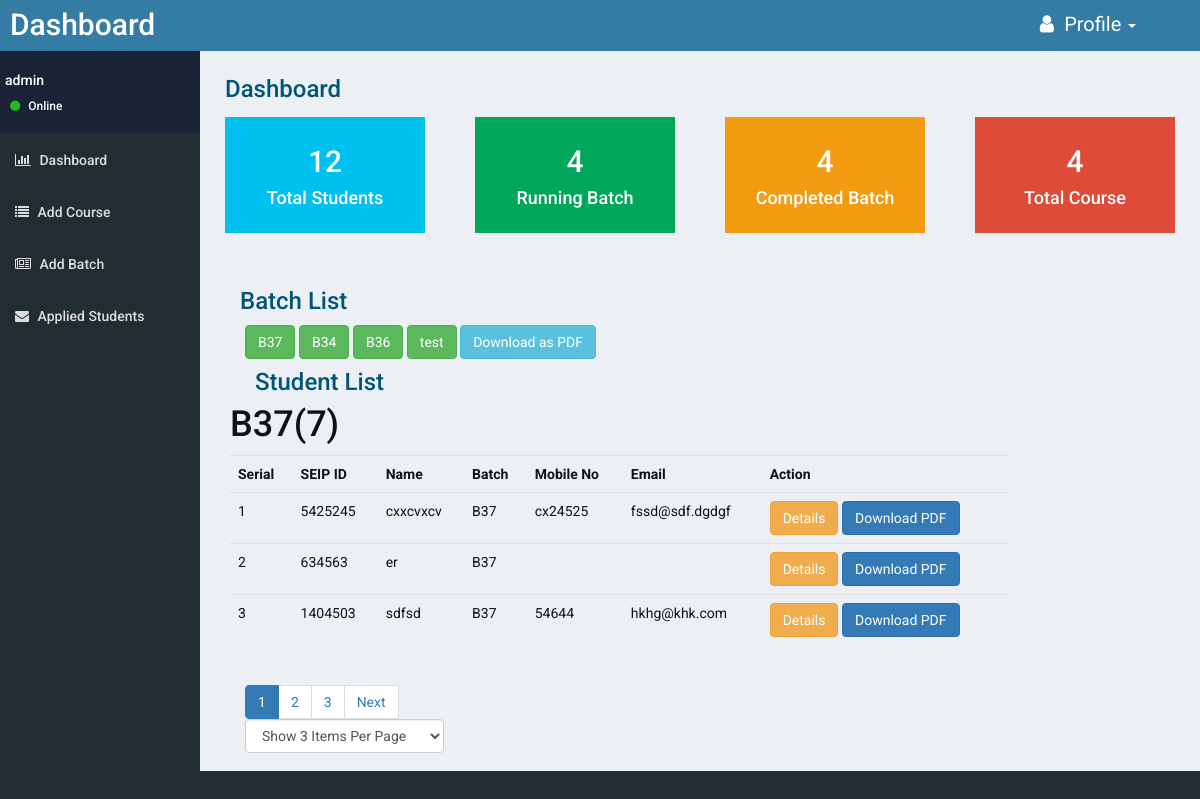
The app's page /views/FINAL_PROJECT/Dashboard/student.php?batch=6 (signed in) with its own data.
### tables this page shows
CREATE TABLE `batch` (
  `batch_id` int(11) NOT NULL,
  `batch_name` text NOT NULL,
  `batch_course_fkey` int(110) NOT NULL,
  `batch_day` text NOT NULL,
  `batch_time` text NOT NULL,
  `is_deleted` int(11) NOT NULL DEFAULT '0'
);

CREATE TABLE `student_info` (
  `student_info_id` int(100) NOT NULL,
  `student_info_seid` text NOT NULL,
  `student_info_course_fkey` int(100) NOT NULL,
  `student_info_name` text NOT NULL,
  `student_info_gender` text NOT NULL,
  `student_info_national_id_number` varchar(300) NOT NULL,
  `student_info_date_of_birth` text NOT NULL,
  `student_info_present_address` text NOT NULL,
  `student_info_permanent_address` text NOT NULL,
  `student_info_home_district` text NOT NULL,
  `student_info_mobile_number` text NOT NULL,
  `student_info_email` varchar(300) NOT NULL,
  `student_info_religion` text NOT NULL,
  `student_info_ethnic_group` text NOT NULL,
  `student_info_education_level` text NOT NULL,
  `student_info_highest_class_completed` text NOT NULL,
  `student_info_completed_year` text NOT NULL,
  `student_info_currently_employed` text NOT NULL,
  `student_info_family_monthly_income` text NOT NULL,
  `student_info_physically_challenged` text NOT NULL,
  `student_info_mother_name` text NOT NULL,
  `student_info_mother_education_level` text NOT NULL,
  `student_info_mother_occupation` varchar(100) NOT NULL,
  `student_info_father_name` text NOT NULL,
  `student_info_father_occupation` varchar(100) NOT NULL,
  `student_info_father_annual_income` text NOT NULL,
  `student_info_family_own_home` text NOT NULL,
  `student_info_family_own_land` varchar(100) NOT NULL,
  `student_info_number_of_brother_and_sister` text NOT NULL,
  `student_info_photo` text NOT NULL,
  `student_info_aproved` int(11) NOT NULL DEFAULT '0',
  `student_info_batch_fkey` int(11) NOT NULL
);

### src/BITM/FINAL_PROJECT/Dashboard/Dashboad.php (called while the page is built, shortened)
<?php
class Dashboad extends DB
{
    public function index($fetchMode='ASSOC'){
        $fetchMode = strtoupper($fetchMode);
        $DBH=$this->connection;
        $sth=$DBH->prepare("select * from student_info WHERE student_info_aproved='1'");
        $sth->execute();
        if(substr_count($fetchMode,'OBJ') > 0)
            $sth->setFetchMode(PDO::FETCH_OBJ);
        else
            $sth->setFetchMode(PDO::FETCH_ASSOC);
        $all_books=$sth->fetchAll();
        return  $all_books;
    }
    public function studentPaginator($id=1,$page=0,$itemsPerPage=3){
        $start = (($page-1) * $itemsPerPage);
        $sql = "SELECT * from student_info  WHERE student_info_aproved = '1' AND student_info_batch_fkey = $id LIMIT $start,$itemsPerPage";
        $STH = $this->connection->query($sql);
        $STH->setFetchMode(PDO::FETCH_OBJ);
        $arrSomeData  = $STH->fetchAll();
        return $arrSomeData;
    }
}

### src/BITM/FINAL_PROJECT/Batch/Batch.php (called while the page is built, shortened)
<?php
class Batch extends DB
{
    public function index($fetchMode = 'ASSOC')
    {
        $fetchMode = strtoupper($fetchMode);
        $DBH = $this->connection;
        $sth = $DBH->prepare("select * from batch where is_deleted='0'");
        $sth->execute();
        if (substr_count($fetchMode, 'OBJ') > 0)
            $sth->setFetchMode(PDO::FETCH_OBJ);
        else
            $sth->setFetchMode(PDO::FETCH_ASSOC);
        $all_data = $sth->fetchAll();
        return $all_data;
    }
    public function complete($fetchMode = 'ASSOC')
    {
        $fetchMode = strtoupper($fetchMode);
        $DBH = $this->connection;
        $sth = $DBH->prepare("select * from batch where is_deleted='1'");
        $sth->execute();
        if (substr_count($fetchMode, 'OBJ') > 0)
            $sth->setFetchMode(PDO::FETCH_OBJ);
        else
            $sth->setFetchMode(PDO::FETCH_ASSOC);
        $all_data = $sth->fetchAll();
        return count($all_data);
    }
    public function oneBatch($id)
    {
        $DBH = $this->connection;
        $sth = $DBH->prepare("select * from batch WHERE batch_id=$id");
        $sth->execute();
        $sth->setFetchMode(PDO::FETCH_OBJ);
        $all_data = $sth->fetch();
        return $all_data;
    }
}

### src/BITM/FINAL_PROJECT/Course/Course.php (called while the page is built, shortened)
<?php
class Course extends DB
{
    public function index($fetchMode = 'ASSOC')
    {
        $fetchMode = strtoupper($fetchMode);
        $DBH = $this->connection;
        $sth = $DBH->prepare("select * from course");
        $sth->execute();
        if (substr_count($fetchMode, 'OBJ') > 0)
            $sth->setFetchMode(PDO::FETCH_OBJ);
        else
            $sth->setFetchMode(PDO::FETCH_ASSOC);
        $all_data = $sth->fetchAll();
        return $all_data;
    }
}
?>

### src/BITM/FINAL_PROJECT/Model/Database.php (called while the page is built, shortened)
<?php
class Database{
    public  $host="localhost";
    public  $dbname="admission_management_system";
    public  $user="root";
    public  $pass="";
    public  function __construct(){
        try  {
            $host=$this->host;
            $dbname=$this->dbname;
            $user=$this->user;
            $pass=$this->pass;
            $this->connection = new PDO("mysql:host=$host;dbname=$dbname",$user, $pass);
        }
        catch(PDOException $e){
            echo "could not connect";
            file_put_contents("pdoerrors.txt", $e->getMessage(),FILE_APPEND);
        }
    }
}

### views/FINAL_PROJECT/Dashboard/student.php (the view, shortened to what this page needs)
<?php
$obj= new App\Dashboard\Dashboad();
$batch =$_REQUEST['batch'];
$obj_batch = new Batch();
$batch_name = $obj_batch->oneBatch($batch);
    $all_data= $obj->indexStudent("obj",$batch);
$obj_batch = new Batch();
$allBatch = $obj_batch->index("obj");
$running_batch = count($allBatch);
$all_std = count($obj->index("obj"));
$obj_course = new Course();
$all_course = count($obj_course->index("obj"));
$recordCount= count($all_data);
if(isset($_REQUEST['Page']))
    $page = $_REQUEST['Page'];
else if(isset($_SESSION['Page']))
    $page = $_SESSION['Page'];
else   $page = 1;
if(isset($_REQUEST['ItemsPerPage']))
    $itemsPerPage = $_REQUEST['ItemsPerPage'];
else if(isset($_SESSION['ItemsPerPage']))
    $itemsPerPage = $_SESSION['ItemsPerPage'];
else   $itemsPerPage = 3;
$pages = ceil($recordCount/$itemsPerPage);
    $someData = $obj->studentPaginator($batch,$page,$itemsPerPage);
?>
<!DOCTYPE html>
<html lang="en">
<head>
    <link rel="stylesheet" href="http://maxcdn.bootstrapcdn.com/bootstrap/3.3.6/css/bootstrap.min.css">
    <link href="font-awesome/css/font-awesome.min.css" rel="stylesheet" type="text/css">
    <link href="https://maxcdn.bootstrapcdn.com/font-awesome/4.6.3/css/font-awesome.min.css" rel="stylesheet" type="text/css">
    <link rel="stylesheet" href="../../../resources/style.css">
</head>
<body>
<div class="header">
    <div class="row">
        <div class="col-xs-6">
            <h2 style="margin-left:10px; margin-top:8px">Dashboard</h2></div>
        <div class="col-xs-6">
            <div class="col-xs-11">
                <li class="dropdown pull-right">
                    <a class="dropdown-toggle pro" data-toggle="dropdown" href="#"><i class="fa fa-user" aria-hidden="true"></i> Profile
                        <span class="caret"></span></a>
                </li></div>
        </div>
    </div>
</div>
<div class="row container-fluid">
    <div class="col-xs-2 menu">
        <div class="row menu-head">
            <div class="col-sm-8">
                <h5><?php echo $_SESSION['admin_username'];?></h5>
                <h6><i class="fa fa-circle" aria-hidden="true" style="color:#2b2; font-size:12px; padding-top:-12px;"> </i> Online</h6>
            </div>
        </div>
        <ul>
            <a href="../Dashboard/index.php"><li><h5><i class="fa fa-bar-chart" aria-hidden="true"></i> Dashboard</h5></li></a>
            <a href="../Course/index.php"><li><h5><i class="fa fa-list" aria-hidden="true"></i> Add Course</h5></li></a>
            <a href="../Batch/index.php"><li><h5><i class="fa fa-newspaper-o" aria-hidden="true"></i> Add Batch</h5></li></a>
            <a href="../Student_Info/aplied.php"><li><h5><i class="fa fa-envelope" aria-hidden="true"></i> Applied Students</h5></li></a>
    </div>
    <div class="col-xs-10 content">
        <h3> Dashboard</h3>
        <div class="row">
            <div class="col-xs-3 text-center">
                <div class="stat-a" style=" background:#00c0ef">
                    <h2><?php echo $all_std;?></h2>
                    <h4>Total Students</h4>
                </div>
            </div>
            <div class="col-xs-3 text-center">
                <div class="stat-a" style=" background:#00a65a">
                    <h2><?php echo $running_batch;?></h2>
                    <h4>Running Batch</h4>
                </div>
            </div>
            <div class="col-xs-3 text-center">
                <div class="stat-a" style=" background:#f39c12">
                    <h2><?php echo $obj_batch->complete();?></h2>
                    <h4>Completed Batch</h4>
                </div>
            </div>
            <div class="col-xs-3 text-center">
                <div class="stat-a" style=" background:#de4b39">
                    <h2><?php echo $all_course;?></h2>
                    <h4>Total Course</h4>
                </div>
            </div>
        </div>
                    <div class="row" style="margin-top:40px;">
            <div class="col-xs-12">
                <div class="col-xs-10">
                    <h3>Batch List</h3>
                    <div class="col-sm-12">
                        <?php
                        $allBatch = $obj_batch->index("obj");
                        foreach($allBatch as $batch){
                            ?>
                            <a href="student.php?batch=<?php echo $batch->batch_id;?>&page=1"><button class="btn btn-success" ><?php echo $batch->batch_name;?></button></a>
                            <?php
                        }
                        $batchID =$_REQUEST['batch'];
                        ?>
                        <a href="pdf_full.php?batch=<?php echo $batchID ?>" class="btn btn-info" role="button">Download as PDF</a>
                        <h3>Student List</h3>
                    </div>
                    <br>
                    <?php
                    $batch_total = count($all_data);
                    echo'<h1>'.$batch_name->batch_name.'('.$batch_total.')</h1>';
                    ?>
                    <div id="put_student">
                        <table class="table">
                            <tr>
                                <th>Serial</th>
                                <th>SEIP ID</th>
                                <th>Name</th>
                                <th>Batch</th>
                                <th>Mobile No</th>
                                <th>Email</th>
                                <th>Action</th>
                            </tr>
                            <?php
                            $c = 1;
                            foreach($someData as $std){
                                $oneBatch = $obj_batch->oneBatch($std->student_info_batch_fkey);
                                ?>
                                <tr>
                                    <td><?php echo $c;?></td>
                                    <td><?php echo $std->student_info_seid;?></php></td>
                                    <td><?php echo $std->student_info_name;?></php></td>
                                    <td> <?php echo $oneBatch->batch_name;?></td>
                                    <td> <?php echo $std->student_info_mobile_number;?></td>
                                    <td> <?php echo $std->student_info_email;?></td>
                                    <td>
                                        <button type="submit" class="btn btn-warning" title=""data-toggle="modal" data-target="#student_<?php echo $std->student_info_id;?>">Details</i></button>
                                        <a href="pdf.php?student_id=<?php echo $std->student_info_id;?>"><button type="submit" class="btn btn-primary" title="">Download PDF</i></button></a>
                                    </td>
                                </tr>
                                <?php
                                $c++;
                            }
                            ?>
                        </table>
                        <?php
                        if($pages>1){
                            ?>
                            <div align="left" class="container">
                                <ul class="pagination">
                                    <?php
                                    $batch=$_REQUEST['batch'];
                                    for($i=1;$i<=$pages;$i++)
                                    {
                                        if($i==$page) echo '<li class="active"><a href="">'. $i . '</a></li>';
                                        else  echo "<li><a href='?batch=$batch&Page=$i'>". $i . '</a></li>';
                                    }
                                    $pagePlusOne=$page+1;
                                    if($page<$pages)  echo "<li><a href='student.php?batch=$batch&Page=$pagePlusOne'>" . "Next" . '</a></li>';
                                    ?>
                                    <select  class="form-control"  name="ItemsPerPage" id="ItemsPerPage" onchange="javascript:location.href = this.value;" >
                                        <?php
                                        if($itemsPerPage==3 ) echo '<option value="?batch='.$batch.'&ItemsPerPage=3" selected >Show 3 Items Per Page</option>';
                                        else echo '<option  value="?batch='.$batch.'&ItemsPerPage=3" style="float: right">Show 3 Items Per Page</option>';
                                        ?>
                                    </select>
                                </ul>
                            </div>
                            <?php
                        }
                        ?>
                    </div>
</body>
</html>

### resources/style.css (style rules this page uses)
* { margin:0px; padding:0px; }
body { background:#222d32; color:#ccc;font-family: 'Roboto'; overflow-x:hidden; }
.header { background:#357ca5;color:#fff; }
.header a { color:#fff!important; }
.header li { list-style:none; padding-top:10px; }
.content { background:#ecf0f5; color:#111; height:720px; padding:15px; overflow-y: scroll; }
.content h3 { margin:10px; color:#057 !important }
.pro { font-size:20px; }
.menu-head { background:#1a2236; color:#fff; padding-top:12px; padding-bottom: 9px; padding-left:5px; padding-right:5px; margin-bottom:1px; }
.menu { margin:0px!important; padding:0px!important; }
.menu li { list-style:none; color:#ddd; padding:7px 10px; }
.fa { margin:2px 5px; }
.stat-a { margin:5px 10px; padding-top:8px; padding-bottom:15px; color:#fff; }

### records on screen
batch: batch_name "B37"
batch: batch_name "B34"
batch: batch_name "B36"
batch: batch_name "test"
student_info: student_info_seid "5425245", student_info_name "cxxcvxcv", batch.batch_name "B37", student_info_mobile_number "cx24525", student_info_email "fssd@sdf.dgdgf"
student_info: student_info_seid "634563", student_info_name "er", batch.batch_name "B37"
student_info: student_info_seid "1404503", student_info_name "sdfsd", batch.batch_name "B37", student_info_mobile_number "54644", student_info_email "hkhg@khk.com"

### other values on screen
$_SESSION['admin_username'] "admin"
$all_std "12"
$running_batch "4"
$obj_batch->complete() "4"
$all_course "4"
$batch_total "7"
